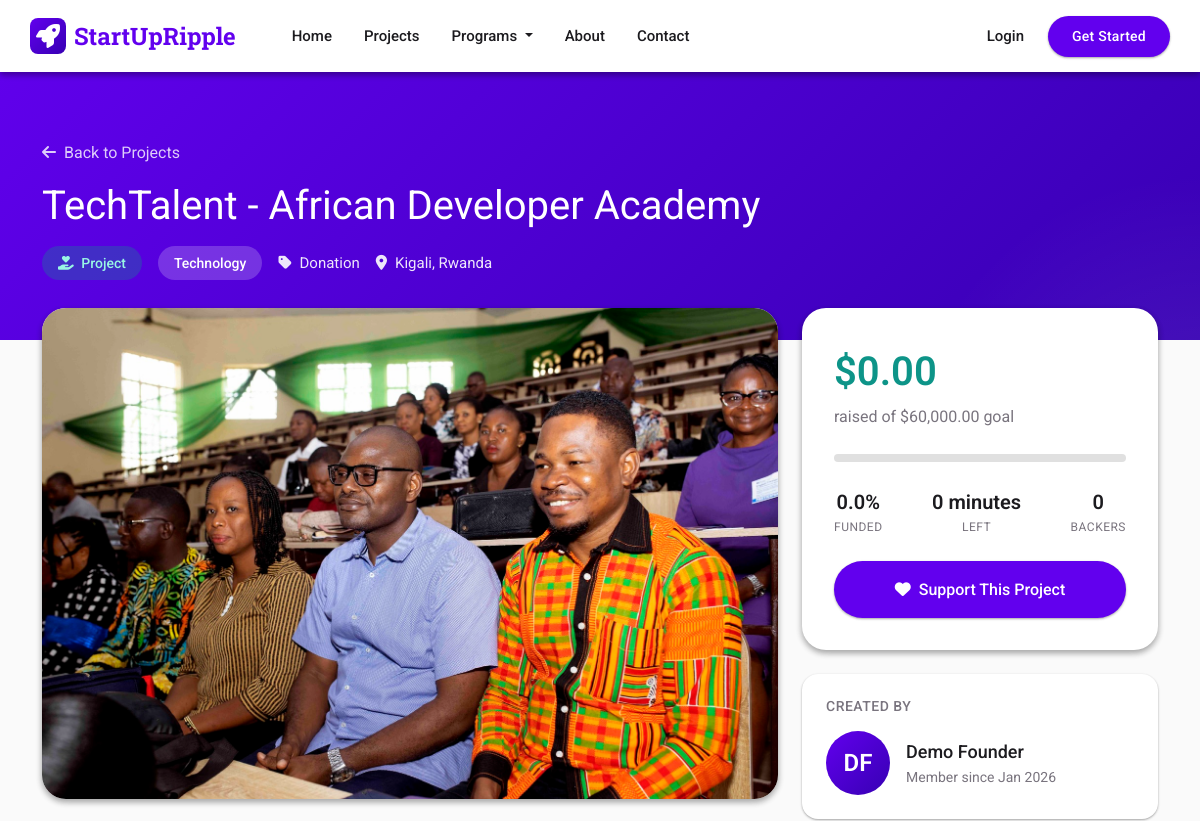
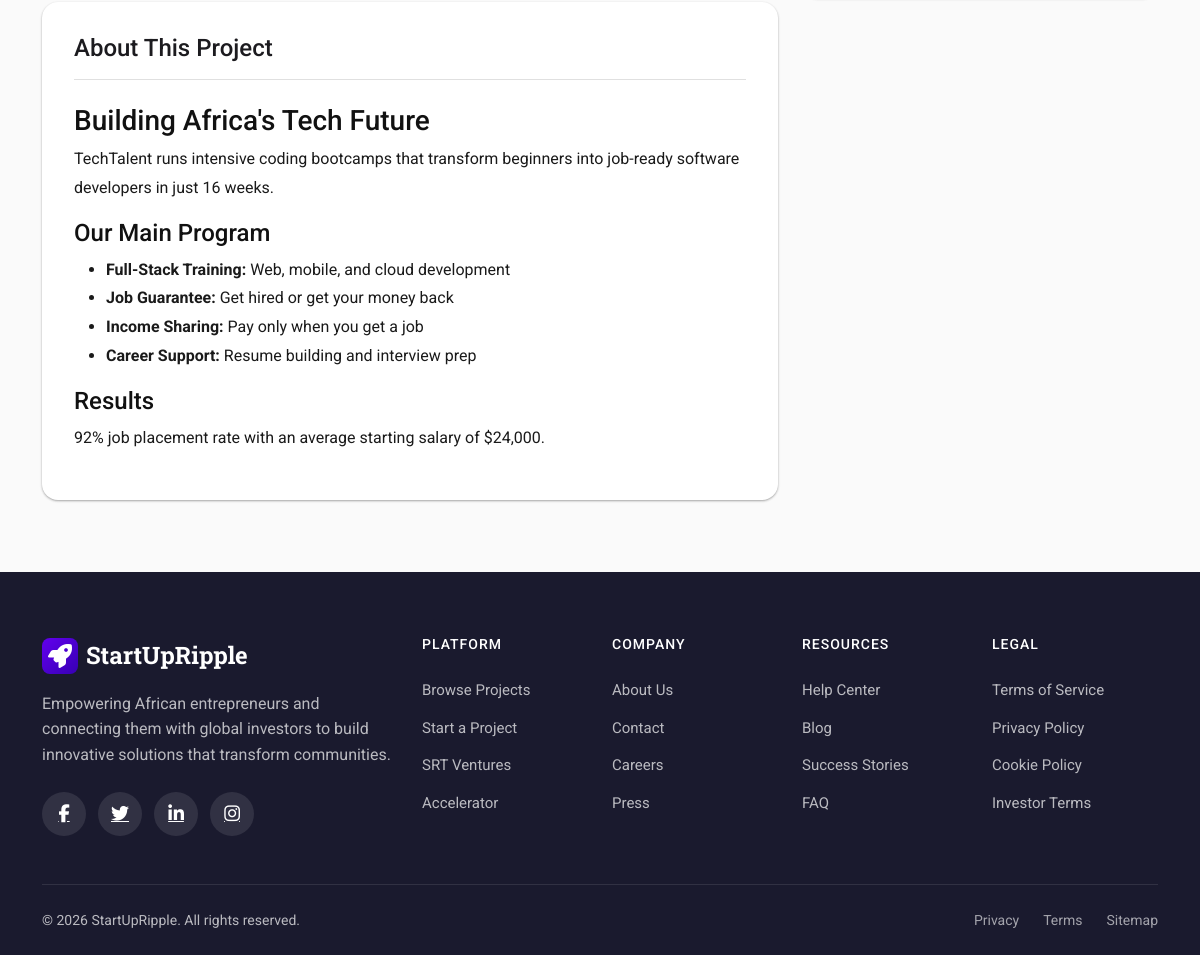
The page /projects/techtalent-african-developer-academy/ on the database its author committed (2 pictures, top to bottom).
### apps/projects/models.py (models this page shows, shortened)
class Project(models.Model):
    STATUS_CHOICES = (
        ('pending', 'Pending Approval'),
        ('approved', 'Approved'),
        ('rejected', 'Rejected'),
    )
    LISTING_TYPE_CHOICES = [
        ('project', 'Project (Donations)'),
        ('venture', 'Venture (Investments)'),
    ]
    FINANCING_TYPE_CHOICES = [
        ('equity', 'Equity Financing'),
        ('debt', 'Debt Financing'),
    ]
    STAGE_CHOICES = [
        ('idea', 'Idea Stage'),
        ('seed', 'Seed Stage'),
        ('early', 'Early Stage'),
        ('growth', 'Growth Stage'),
        ('expansion', 'Expansion Stage'),
    ]
    RISK_CHOICES = [
        ('low', 'Low Risk'),
        ('moderate', 'Moderate Risk'),
        ('high', 'High Risk'),
    ]
    listing_type = models.CharField(
        max_length=10,
        choices=LISTING_TYPE_CHOICES,
        default='project',
        help_text="Project for donations, Venture for investments"
    )
    title = models.CharField(max_length=200)
    slug = models.SlugField(unique=True, blank=True, null=True)
    description = RichTextField()  # Changed from TextField to RichTextField
    funding_goal = models.DecimalField(max_digits=10, decimal_places=2)
    amount_raised = models.DecimalField(max_digits=10, decimal_places=2, default=0)
    total_investment_raised = models.DecimalField(max_digits=10, decimal_places=2, default=0)
    created_at = models.DateTimeField(default=timezone.now)
    deadline = models.DateTimeField()
    creator = models.ForeignKey(settings.AUTH_USER_MODEL, on_delete=models.CASCADE, related_name='projects_created')
    image = models.ImageField(upload_to='project_images/')
    category = models.ForeignKey(Category, on_delete=models.SET_NULL, null=True, blank=True)
    funding_type = models.ForeignKey(FundingType, on_delete=models.SET_NULL, null=True)
    location = models.CharField(max_length=100, blank=True, null=True)
    short_description = models.CharField(max_length=255, blank=True, null=True)
    video_url = models.URLField(blank=True, null=True)
    status = models.CharField(max_length=20, choices=STATUS_CHOICES, default='pending')
    admin_notes = models.TextField(blank=True, null=True, help_text="Notes from admin about approval/rejection")
    company_name = models.CharField(max_length=200, blank=True, null=True, help_text="Business or company name")
    financing_type = models.CharField(
        max_length=10,
        choices=[('equity', 'Equity Financing'), ('debt', 'Debt Financing')],
        blank=True,
        null=True,
        help_text="Type of investment financing"
    )
    equity_offered = models.DecimalField(
        max_digits=5,
        decimal_places=2,
        default=Decimal('0.00'),
        help_text="Percentage of equity offered to investors"
    )
    valuation = models.DecimalField(
        max_digits=15,
        decimal_places=2,
        default=Decimal('0.00'),
        help_text="Current company/venture valuation in USD"
    )
    interest_rate = models.DecimalField(
        max_digits=5,
        decimal_places=2,
        default=Decimal('0.00'),
        help_text="Annual interest rate for debt financing (%)"
    )
    repayment_period_months = models.PositiveIntegerField(
        default=0,
        help_text="Repayment period in months (for debt financing)"
    )
    use_of_funds = models.TextField(
        blank=True,
        null=True,
        help_text="How the investment funds will be used"
    )
    srt_enabled = models.BooleanField(default=False, help_text="Enable SRT token investments for this project")
    stage = models.CharField(max_length=20, choices=STAGE_CHOICES, default='idea', blank=True)
    risk_level = models.CharField(max_length=20, choices=RISK_CHOICES, default='moderate', blank=True)
    expected_return_rate = models.DecimalField(
        max_digits=5,
        decimal_places=2,
        default=Decimal('0.00'),
        help_text="Expected annual return percentage for SRT investors"
    )
    investment_duration_months = models.PositiveIntegerField(
        default=12,
        help_text="Investment duration in months"
    )
    minimum_investment = models.DecimalField(
        max_digits=12,
        decimal_places=2,
        default=Decimal('10.00'),
        help_text="Minimum SRT tokens per investment"
    )
    maximum_investment = models.DecimalField(
        max_digits=12,
        decimal_places=2,
        blank=True,
        null=True,
        help_text="Maximum SRT tokens per investment (optional)"
    )
    srt_amount_raised = models.DecimalField(
        max_digits=15,
        decimal_places=2,
        default=Decimal('0.00'),
        help_text="Total SRT tokens invested in this project"
    )
    srt_funding_goal = models.DecimalField(
        max_digits=15,
        decimal_places=2,
        default=Decimal('0.00'),
        help_text="SRT token funding goal"
    )
    is_featured = models.BooleanField(default=False)
    def save(self, *args, **kwargs):
        super().save(*args, **kwargs)
    @property
    def is_venture(self):
        return self.listing_type == 'venture'
    def get_percent_funded(self):
        if self.funding_goal == 0:
            return 0
        total = self.get_total_raised()
        return min((total / self.funding_goal) * 100, Decimal('100'))
    def get_total_raised(self):
        if self.is_venture:
            return self.amount_raised + self.total_investment_raised + self.srt_raised_usd
        return self.amount_raised
    def recalculate_funding(self):
        total = self.donations.filter(status='completed').aggregate(
            total=Sum('amount')
        )['total'] or Decimal('0.00')
        self.amount_raised = total
        self.save(update_fields=['amount_raised'])
        return total
    def get_backers_count(self):
        completed_donations = self.donations.filter(status='completed')
        unique_users = completed_donations.filter(
            donor__isnull=False,
            is_anonymous=False
        ).values('donor').distinct().count()
        anonymous_count = completed_donations.filter(
            models.Q(is_anonymous=True) | models.Q(donor__isnull=True)
        ).count()
        return unique_users + anonymous_count

class Category(models.Model):
    name = models.CharField(max_length=100)
    class Meta:
        verbose_name_plural = "Categories"

class FundingType(models.Model):
    name = models.CharField(max_length=100)  # e.g., "Donation", "Equity", "Loan"
    description = models.TextField()

### apps/accounts/models.py (models this page shows, shortened)
class CustomUser(AbstractUser):
    USER_TYPES = (
        ('', 'Select User Type'),
        ('founder', 'Founder'),
        ('donor', 'Donor/Pledger'),
        ('investor', 'Investor'),
        ('partner', 'SRT Partner'),
    )
    user_type = models.CharField(max_length=20, choices=USER_TYPES, blank=False, null=False)
    phone_number = models.CharField(max_length=20)
    profile_completed = models.BooleanField(default=False)
    location = models.CharField(max_length=100, blank=True, null=True)
    address_line1 = models.CharField(max_length=255, blank=True, null=True)
    address_line2 = models.CharField(max_length=255, blank=True, null=True)
    city = models.CharField(max_length=100, blank=True, null=True)
    state_province = models.CharField(max_length=100, blank=True, null=True)
    postal_code = models.CharField(max_length=20, blank=True, null=True)
    country = models.CharField(max_length=100, blank=True, null=True)
    email_verified = models.BooleanField(default=False)
    registration_fee_paid = models.BooleanField(default=False)
    is_srt_partner = models.BooleanField(default=False, help_text="User has SRT Partner capabilities")
    srt_partner_since = models.DateTimeField(null=True, blank=True, help_text="Date when user became an SRT partner")
    profile_image = models.ImageField(upload_to='profile_images/', blank=True, null=True, help_text="User profile photo")
    email = models.EmailField(unique=True)
    USERNAME_FIELD = 'email'
    REQUIRED_FIELDS = ['username']

### apps/projects/views.py (the view)
# urls.py: path('projects/<slug:slug>/', views.project_detail, name='project_detail'),
def project_detail(request, slug):
    project = get_object_or_404(Project, slug=slug)
    project.recalculate_funding()
    percent_funded = project.get_percent_funded()
    pledge_form = None
    investment_form = None
    if project.is_venture:
        investment_form = InvestmentForm(project=project)
    elif project.funding_type and project.funding_type.name == 'Equity':
        investment_form = InvestmentForm(project=project)
    else:
        pledge_form = DonationForm(project=project)
    backers_count = project.get_backers_count()
    srt_account = None
    if request.user.is_authenticated and project.is_venture:
        from apps.srt.views import get_or_create_capital_account
        srt_account = get_or_create_capital_account(request.user)
    context = {
        'project': project,
        'percent_funded': percent_funded,
        'pledge_form': pledge_form,
        'investment_form': investment_form,
        'backers_count': backers_count,
        'srt_account': srt_account,
    }
    return render(request, 'projects/project_detail.html', context)

### apps/projects/templates/projects/project_detail.html (shortened to what this page needs)
{% extends 'base.html' %}
{% load static humanize crispy_forms_tags %}
{% block content %}
<section class="project-hero">
    <div class="container position-relative" style="z-index: 2;">
        <nav class="breadcrumb">
            {% if project.is_venture %}
            <a href="{% url 'projects:venture_list' %}">
                <i class="fas fa-arrow-left me-2"></i>Back to Ventures
            </a>
            {% else %}
            <a href="{% url 'projects:project_list' %}">
                <i class="fas fa-arrow-left me-2"></i>Back to Projects
            </a>
            {% endif %}
        </nav>
        <h1>{{ project.title }}</h1>
        <div class="project-meta">
            {% if project.is_venture %}
            <span class="listing-type-badge venture"><i class="fas fa-chart-line me-1"></i> Venture</span>
            {% else %}
            <span class="listing-type-badge project-type"><i class="fas fa-hand-holding-heart me-1"></i> Project</span>
            {% endif %}
            {% if project.category %}
            <span class="category-badge">{{ project.category.name }}</span>
            {% endif %}
            {% if project.is_venture and project.financing_type %}
            <span class="project-meta-item">
                <i class="fas fa-tag"></i>
                {% if project.financing_type == 'equity' %}Equity Financing{% else %}Debt Financing{% endif %}
            </span>
            {% elif project.funding_type %}
            <span class="project-meta-item">
                <i class="fas fa-tag"></i>{{ project.funding_type.name }}
            </span>
            {% endif %}
            {% if project.location %}
            <span class="project-meta-item">
                <i class="fas fa-map-marker-alt"></i>{{ project.location }}
            </span>
            {% endif %}
        </div>
    </div>
</section>
<section class="project-content">
    <div class="container">
        <div class="row">
            <div class="col-lg-8">
                <div class="main-image-card">
                    {% if project.image %}
                    <img src="{{ project.image.url }}" alt="{{ project.title }}">
                    {% else %}
                    <div class="main-image-placeholder">
                        <i class="fas fa-{% if project.is_venture %}briefcase{% else %}rocket{% endif %}"></i>
                    </div>
                    {% endif %}
                </div>
                <div class="content-card mt-4">
                    <h2>{% if project.is_venture %}About This Venture{% else %}About This Project{% endif %}</h2>
                    <div class="description">
                        {{ project.description|safe }}
                    </div>
                </div>
            </div>
            <div class="col-lg-4">
                <div class="funding-card">
                    <div class="funding-amount">${{ project.get_total_raised|floatformat:2|intcomma }}</div>
                    <div class="funding-goal">
                        raised of ${{ project.funding_goal|intcomma }} {% if project.is_venture %}target{% else %}goal{% endif %}
                    </div>
                    <div class="progress-bar-md">
                    </div>
                    <div class="funding-stats">
                        <div class="funding-stat">
                            <div class="funding-stat-value">{{ percent_funded|floatformat:1 }}%</div>
                            <div class="funding-stat-label">{% if project.is_venture %}Raised{% else %}Funded{% endif %}</div>
                        </div>
                        <div class="funding-stat">
                            <div class="funding-stat-value">{{ project.deadline|timeuntil }}</div>
                            <div class="funding-stat-label">Left</div>
                        </div>
                        <div class="funding-stat">
                            <div class="funding-stat-value">{{ backers_count }}</div>
                            <div class="funding-stat-label">{% if project.is_venture %}Investors{% else %}Backers{% endif %}</div>
                        </div>
                    </div>
                    {% if project.is_venture %}
                    <div class="mb-1 small text-muted text-center fw-semibold" style="letter-spacing: .03em;">
                        <i class="fas fa-dollar-sign me-1"></i>FIAT INVESTMENT (USD / NGN)
                    </div>
                    <a href="{% url 'projects:investment_proposal' project.id %}" class="btn-fund d-block text-center text-decoration-none">
                        <i class="fas fa-chart-line me-2"></i>Invest with Fiat
                    </a>
                    {% else %}
                    <a href="{% url 'projects:make_pledge' project.id %}" class="btn-fund d-block text-center text-decoration-none">
                        <i class="fas fa-heart me-2"></i>Support This Project
                    </a>
                    {% endif %}
                </div>
                <div class="creator-card {% if not project.is_venture %}mt-4{% endif %}">
                    <h5>{% if project.is_venture %}Founded By{% else %}Created By{% endif %}</h5>
                    <div class="creator-info">
                        {% if project.creator.profile.image %}
                        <img src="{{ project.creator.profile.image.url }}" alt="{{ project.creator.username }}" class="creator-avatar">
                        {% else %}
                        <div class="creator-avatar-placeholder">
                            {{ project.creator.first_name|slice:":1"|upper }}{{ project.creator.last_name|slice:":1"|upper }}
                        </div>
                        {% endif %}
                        <div>
                            <div class="creator-name">{{ project.creator.get_full_name|default:project.creator.username }}</div>
                            <div class="creator-meta">
                                Member since {{ project.creator.date_joined|date:"M Y" }}
                            </div>
                        </div>
                    </div>
                </div>
            </div>
        </div>
    </div>
</section>
{% endblock %}

### rows shown on the page
Project: title "TechTalent - African Developer Academy", category.name "Technology", funding_type.name "Donation", location "Kigali, Rwanda", image (picture), description "Building Africa's Tech Future TechTalent runs intensive coding bootcamps that transform beginners into job-ready software developers in just 16 weeks. Our Main Program Full-Stack Training: Web, mobile, and cloud development Job Guarantee: Get hired or get your money back Income Sharing: Pay only when you get a job Career Support: Resume building and interview prep Results 92% job placement rate with an average starting salary of $24,000.", get_total_raised "0.00", funding_goal "60,000.00", deadline "0 minutes", creator.first_name "D", creator.last_name "F", creator.get_full_name "Demo Founder", creator.date_joined "Jan 2026"

### other values the page prints
{{ percent_funded|floatformat:1 }} "0.0"
{{ backers_count }} "0"
